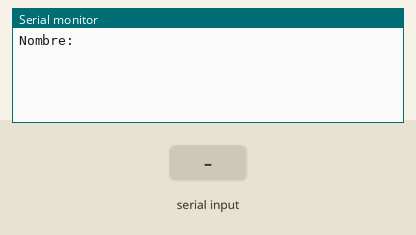
This sketch was run on a simulated Arduino Uno, built with avr-gcc and run on an emulated ATmega328P. Shown: the last lines printed to the serial monitor. The test bench sets the inputs (shaded band).

Above: at 1.2 s.
1.3 s: "90,45\n" received over Serial
At 3.5 s:
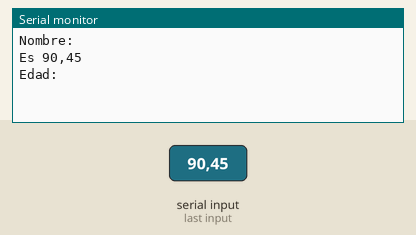
3.8 s: "30,150\n" received over Serial
At 5.6 s:
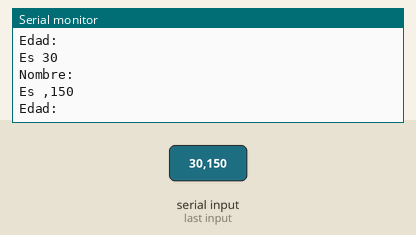

The sketch:

Guion-5.ino
```cpp
String cadena;
int entero;

void setup() {
  // put your setup code here, to run once:
  Serial.begin(9600);
}

void loop() {
  // put your main code here, to run repeatedly:
  Serial.println("Nombre: ");
  while (Serial.available() == 0) { }  // Esperar mientras no haya nada

  cadena = Serial.readString();
  Serial.println("Es "+ cadena);

  Serial.println("Edad: ");
  while (Serial.available() == 0)  {}

  entero = Serial.parseInt();   // pasar a entero
  Serial.println("Es "+ String(entero));

}
```

Measured:
- after the input at 1.3 s, the serial monitor: prints a new line after 1.0 s (image 1)
- after the input at 3.8 s, the serial monitor: prints a new line at once (image 2)
